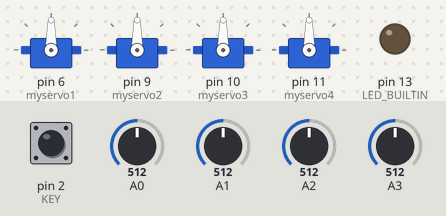
The sketch below on a simulated Arduino Uno, built with avr-gcc and run on an emulated ATmega328P. On the bench: 4 × servo, output pins drawn as LEDs (lit = HIGH). Dashed ring = blinking. The test bench sets the inputs (shaded band); at power-on: pin 2 (KEY) HIGH, A0 = 512, A1 = 512, A2 = 512, A3 = 512.

Above: at 1.2 s.
1.3 s: pin 2 (KEY) pulled LOW for 1 s
At 2.4 s:
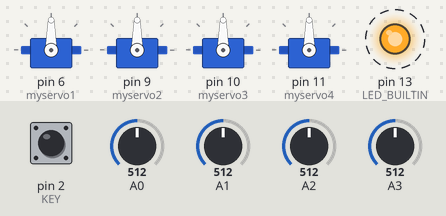
5.2 s: A0 set to 716
At 6.4 s:
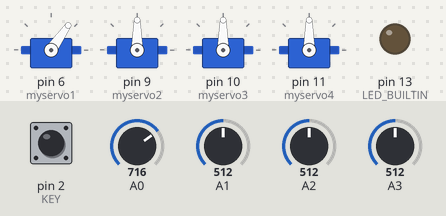
6.7 s: A1 set to 716
At 7.7 s:
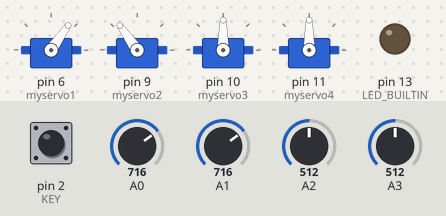
8.2 s: A2 set to 716
At 8.9 s:
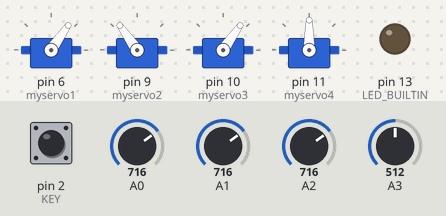
9.7 s: A3 set to 716
At 10.0 s:
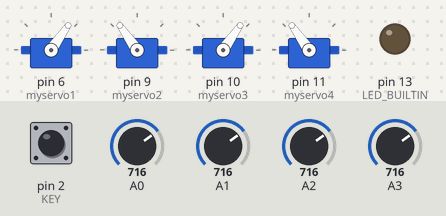
11.2 s: pin 2 (KEY) pulled LOW for 0.15 s
At 12.18 s:
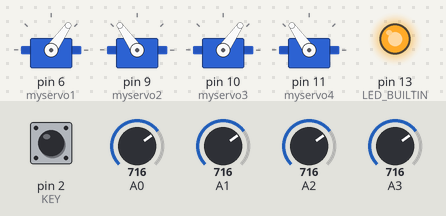
Timing chart, 0 to 14.2 s (numbered marks = the images above; inputs shaded):
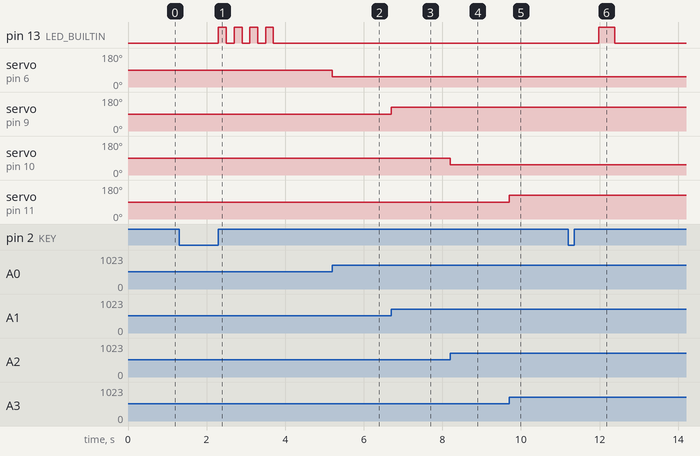

Measured:
- after the input at 1.3 s, pin 13 (LED_BUILTIN): alternates HIGH for 0.20 s and LOW for 0.20 s, 8 changes in all, then stays LOW, starting after 1.0 s
- after the input at 5.2 s, servo on pin 6 (myservo1): 90° → 55° at once
- after the input at 6.7 s, servo on pin 9 (myservo2): 90° → 125° at once
- after the input at 8.2 s, servo on pin 10 (myservo3): 90° → 55° at once
- after the input at 9.7 s, servo on pin 11 (myservo4): 90° → 125° at once
- after the input at 11.2 s, pin 13 (LED_BUILTIN): LOW → HIGH after 0.78 s, → LOW 0.40 s later

The sketch:

Robot__Source_Program.ino
```cpp
#include <Servo.h>			//舵机头文件
#include <stdio.h>
#include <string.h>
#include <MsTimer2.h>		//定时器库的 头文件，需添加对应的头文件才可使用

Servo myservo1;				// 创建一个伺服电机对象1
Servo myservo2;				// 创建一个伺服电机对象2
Servo myservo3;				// 创建一个伺服电机对象3
Servo myservo4;				// 创建一个伺服电机对象4

#define Servo_Num 4         //自定义舵机个数
#define STEP 30             //自定义最大记录步数
#define KEY 2               //定义多功能按键管脚
#define Step_time 15        //定义步骤复现时舵机改变1度的时间，单位：ms

int dianweiqi1 = 0;
int dianweiqi2 = 0;
int dianweiqi3 = 0;
int dianweiqi4 = 0;

unsigned int step_num = 1;   //定义已走步数变量
unsigned int flag = 0;       //定义按键次数标志位
unsigned int key_num = 0;    //按键次数

unsigned char Step_Receive [ STEP + 1 ][ Servo_Num ] = {0}; //定义储存步数，初始化为0，最多存储STEP步

//函数声明
void Servo_Read();
void Blink(int i);
void slow_Step(int i);


void setup()
{
  pinMode(KEY,INPUT_PULLUP);   	//初始化按键，上拉输入
  pinMode(LED_BUILTIN, OUTPUT);	//初始化LED灯

  myservo1.attach(6); 			// 爪
  myservo2.attach(9); 			// 小臂舵机
  myservo3.attach(10);			// 大臂舵机
  myservo4.attach(11);			// 底座旋转

  MsTimer2::set(700, RT);      	// 中断设置函数，每 700ms 进入一次中断

}


void loop()
{

  dianweiqi1 = analogRead(0);                     	//读取A0口模拟量
  dianweiqi1 = map(dianweiqi1, 0, 1023, 180, 0);  	//将模拟量转换为0~180之间的数值
  myservo1.write( dianweiqi1 );

  dianweiqi2 = analogRead(1);
  dianweiqi2 = map(dianweiqi2, 0, 1023, 0, 180);	//这样更改值会使舵机反着转
  myservo2.write( dianweiqi2 );

  dianweiqi3 = analogRead(2);
  dianweiqi3 = map(dianweiqi3, 0, 1023, 180, 0);
  myservo3.write( dianweiqi3 );

  dianweiqi4 = analogRead(3);
  dianweiqi4 = map(dianweiqi4, 0, 1023, 0, 180);
  myservo4.write( dianweiqi4 );

  Scan_KEY();					   	  //按键扫描
  if(key_num > 0)
  {
    if( flag == 0 && key_num == 1 )   //按一次记录步骤
    {
      Blink(key_num, 400);
      Servo_Read();
      key_num = 0;
    }

    else if(flag == 0 && key_num == 2)//按两次记录复现
    {
      Blink(key_num, 400);
      Servo_Step_recur();
      key_num = 0;
    }

    else if(flag == 0 && key_num == 3)//按三次循环复现
    {
      Blink(key_num, 400);
      key_num = 0;
    }

    else if(flag == 0 && key_num >= 4)//长按清除记录步骤
    {
      memset( Step_Receive, 0, sizeof(Step_Receive) / 4 );
      step_num = 1;                   //步数记录回到第1步
      Blink(key_num, 200);            //LED灯闪烁4次
      key_num = 0;
    }
  }

}


void RT()   //中断函数
{
  flag = 0;
  MsTimer2::stop();        			//停止计时
}

void Scan_KEY()            			//按键扫描
{
  if( digitalRead(KEY) == 0 )   	//查看按键是否按下
  {
    delay(80);                 		//延时80ms，去抖动
    if( digitalRead(KEY) == 0 ) 	//查看按键是否按下
    {
      key_num++;
      flag = 1;
      MsTimer2::start();        	//启动定时器

      while(digitalRead(KEY) == 0)  //松手检测,若超过700ms未松手，则判断为长按
      {
        delay(10);
        if( key_num == 1 && flag == 0 )
        {
          key_num = 4;
        }
      }
    }

  }

}

void slow_Step(int i)
{
  int j = 0;
  int arr[Servo_Num + 1] = {0};
  int arr_temp[Servo_Num + 1] = {0};

  //如果是第一步，则记录现在的位置，作为对比
  if(i == 1)
  {
    Step_Receive[i - 1][0] = dianweiqi1;
    Step_Receive[i - 1][1] = dianweiqi2;
    Step_Receive[i - 1][2] = dianweiqi3;
    Step_Receive[i - 1][3] = dianweiqi4;
  }


  //与上一步对比，缓慢前进
  for(j = 0; j < Servo_Num; j++)
  {
    if( Step_Receive[i][j] - Step_Receive[i - 1][j] > 0 )
    {
      arr[j] = 1;
      arr_temp[j] = 1;
    }

    else if( Step_Receive[i][j] - Step_Receive[i - 1][j] < 0 )
    {
      arr[j] = -1;
      arr_temp[j] = -1;
    }
    else
    {
      arr[j] = 0;
      arr_temp[j] = 0;
    }
  }

  while( ( (Step_Receive[i - 1][0] + arr[0]) != (Step_Receive[i][0]) ) ||
         ( (Step_Receive[i - 1][1] + arr[1]) != (Step_Receive[i][1]) ) ||
         ( (Step_Receive[i - 1][2] + arr[2]) != (Step_Receive[i][2]) ) ||
         ( (Step_Receive[i - 1][3] + arr[3]) != (Step_Receive[i][3]) ) )
  {

    myservo1.write( Step_Receive[i - 1][0] + arr[0] );
    if( (Step_Receive[i - 1][0] + arr[0]) != (Step_Receive[i][0]) ){
      arr[0] += arr_temp[0];
      }

    myservo2.write( Step_Receive[i - 1][1] + arr[1] );
    if( (Step_Receive[i - 1][1] + arr[1]) != (Step_Receive[i][1]) ){
      arr[1] += arr_temp[1];
      }

    myservo3.write( Step_Receive[i - 1][2] + arr[2] );
    if( (Step_Receive[i - 1][2] + arr[2]) != (Step_Receive[i][2]) ){
      arr[2] += arr_temp[2];
      }

    myservo4.write( Step_Receive[i - 1][3] + arr[3] );
    if( (Step_Receive[i - 1][3] + arr[3]) != (Step_Receive[i][3]) ){
      arr[3] += arr_temp[3];
      }

    delay(Step_time);
  }

}


void Servo_Step_recur()//舵机步骤复现
{
  int i = 0, j = 0;
  for(i = 1; i < step_num; i++)
  {
    slow_Step(i);
//    for(j = 0; j < 1; j++)//循环多次，让舵机接收PWM波持续一段时间
//    {
//      myservo1.write( Step_Receive[i][0] );
//      myservo2.write( Step_Receive[i][1] );
//      myservo3.write( Step_Receive[i][2] );
//      myservo4.write( Step_Receive[i][3] );
//    }
//    delay(1000);//等待舵机到位
  }

}


void Servo_Read() //读取脉冲值
{
  Step_Receive[step_num][0] = dianweiqi1;
  Step_Receive[step_num][1] = dianweiqi2;
  Step_Receive[step_num][2] = dianweiqi3;
  Step_Receive[step_num][3] = dianweiqi4;
  if (step_num < STEP)
  {
    step_num++;
  }
  else{
    Blink(15, 100);//超过最大记录步数 LED灯闪烁1.5s
    }
}

void Blink(int i, int j ){    //闪烁灯程序,i为闪烁次数，j为闪烁间隔 单位ms
    for(; i > 0; i--)
    {
      digitalWrite(LED_BUILTIN, HIGH);   // turn the LED on (HIGH is the voltage level)
      delay(j);                       // wait for a second
      digitalWrite(LED_BUILTIN, LOW);    // turn the LED off by making the voltage LOW
      delay(j);
    }// wait for a second
  }
```
